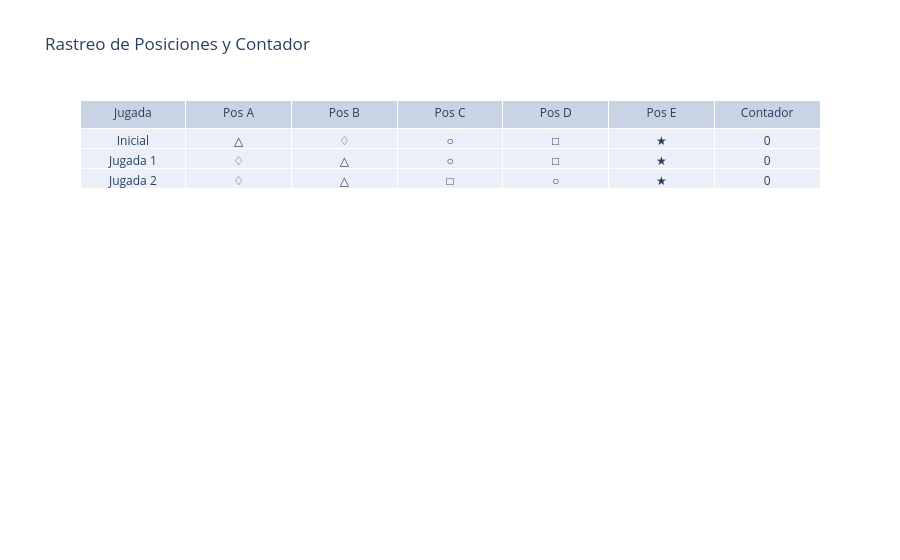

Write notebook code for a chart like this one.
### Markdown cell above
### B. Tabla de Seguimiento de Estados (Plotly)
Visualicemos cómo se movieron los símbolos y por qué la opción C es el "falso positivo".

### Code cell
import plotly.graph_objects as go

fig = go.Figure(data=[go.Table(
    header=dict(values=['Jugada', 'Pos A', 'Pos B', 'Pos C', 'Pos D', 'Pos E',\
        'Contador']),
    cells=dict(values=[
        ['Inicial', 'Jugada 1', 'Jugada 2'],
        ['△', '♢', '♢'],
        ['♢', '△', '△'],
        ['○', '○', '□'],
        ['□', '□', '○'],
        ['★', '★', '★'],
        [0, 0, 0]
    ]))
])
fig.update_layout(title="Rastreo de Posiciones y Contador")
fig.show()
fig.write_image(r"C:\Users\marco\Downloads\tabla_jugadas.png")

### Figure 1 — Plotly figure (JSON) as saved in the notebook; plotly's stock layout.template omitted (floating-point values rounded to 4 significant figures)
{"data": [{"cells": {"values": [["Inicial", "Jugada 1", "Jugada 2"], ["△", "♢", "♢"], ["♢", "△", "△"], ["○", "○", "□"], ["□", "□", "○"], ["★", "★", "★"], [0, 0, 0]]}, "header": {"values": ["Jugada", "Pos A", "Pos B", "Pos C", "Pos D", "Pos E", "Contador"]}, "type": "table"}], "layout": {"title": {"text": "Rastreo de Posiciones y Contador"}}}
